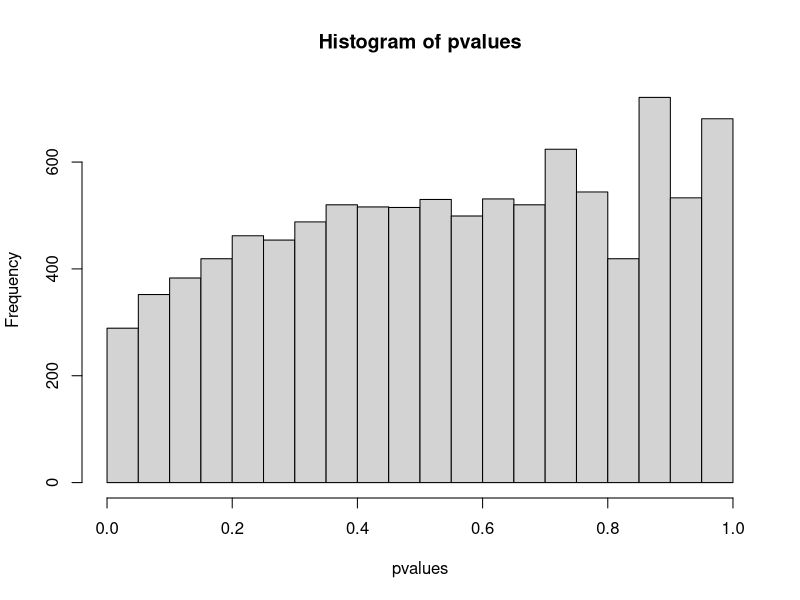
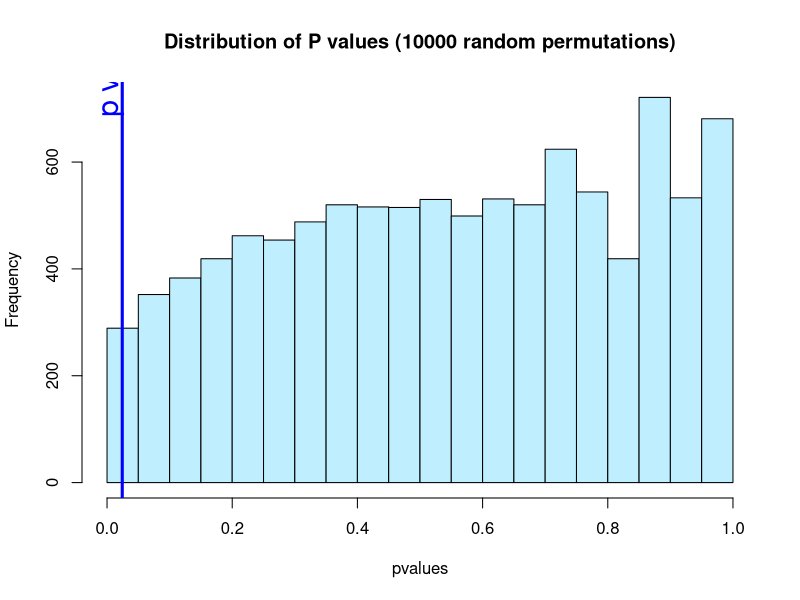

Write the R code that produced these figures, in order.
valuestoplot<-read.csv("TableforR_BlissvsRanking.txt",sep="\t",header=TRUE,stringsAsFactors = FALSE)
library(magrittr)
library(dplyr)
valuestoplot=valuestoplot %>%
  mutate(RankbyQuartile = case_when(Rank <= 8 ~ 'Q1',
                                    Rank >= 22 ~ 'Q4',
                                    TRUE ~ 'Q2 or Q3'))

Q1dist=c(valuestoplot[valuestoplot$Bliss<=0.06,])

Q4dist=c(valuestoplot[valuestoplot$Bliss>=0.32,])

ks.test(Q1dist$Rank,Q4dist$Rank,alternative="less")

pvalues<- vector()

for(i in 1:10000){
  dist1=c(valuestoplot[sample(nrow(valuestoplot),25),]['Rank'])
  dist2=c(valuestoplot[sample(nrow(valuestoplot),23),]['Rank'])
  temp=ks.test(dist1$Rank,dist2$Rank,alternative="less")$p.value
  pvalues[i] <- temp
}

hist(pvalues)


breakpoints=pretty(1:23,n=15)

q4hist=hist(Q4dist$Rank,plot=FALSE,breaks=breakpoints)
q1hist=hist(Q1dist$Rank,plot=FALSE,breaks=breakpoints)
c1<-"lightblue1"

#tiff("Plot_Bliss_vs_Prediction_Distof10000randompermutations.tiff", width = 8, height = 4, units = 'in', res = 300, compression = 'none')
pvalue_hist=hist(pvalues,main='Distribution of P values (10000 random permutations)',col=c1)
abline(v=0.0243,col='blue', lwd=3)
text(0.005, 1000, "p value of our predictions",col='blue',srt=90,cex=1.8)
#dev.off()